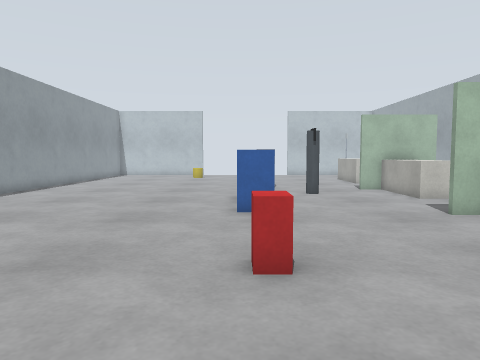
View 1 (above)

20 first-person views from a walk through a Gazebo world. The camera is 0.9 m above the floor, tilts 4° down and sees 70° across. The floor is counted in squares, 0.5 m on a side. Each view is taken from the middle of a square. On the plan, view 1 faces up. The plan holds only what a view shows up to about 17 squares ahead; the rest is blank.

View 2
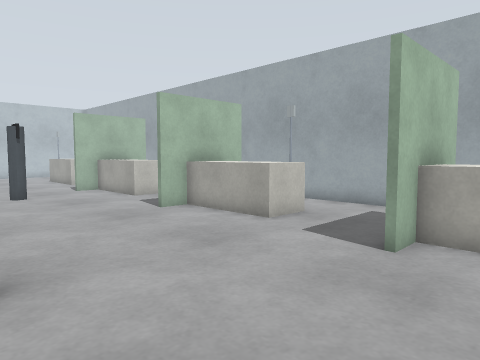

View 3
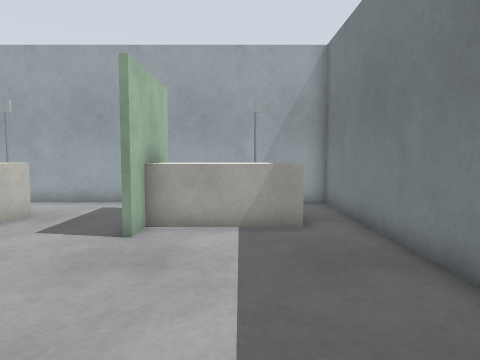

View 4
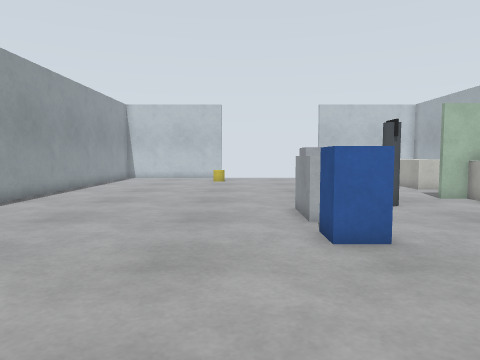

View 5
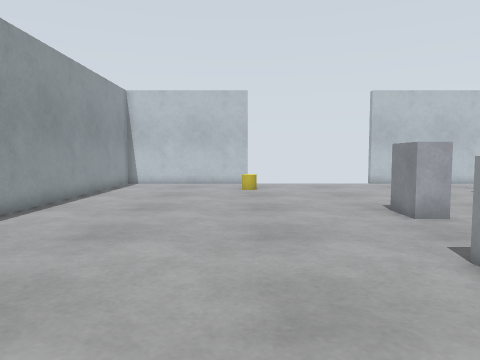

View 6
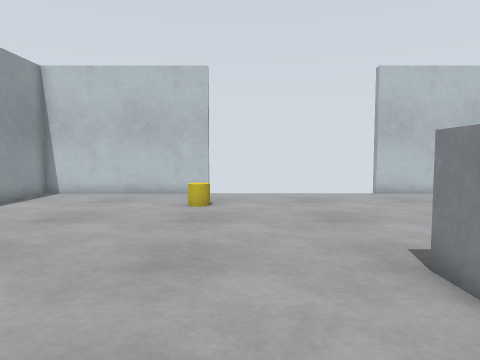

View 7
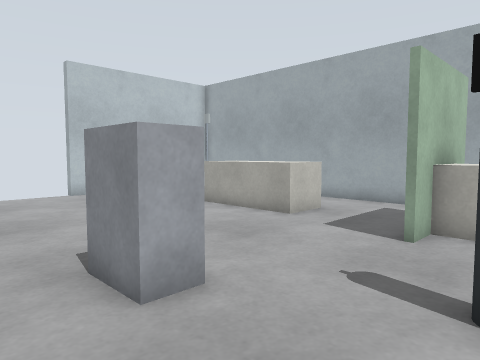

View 8
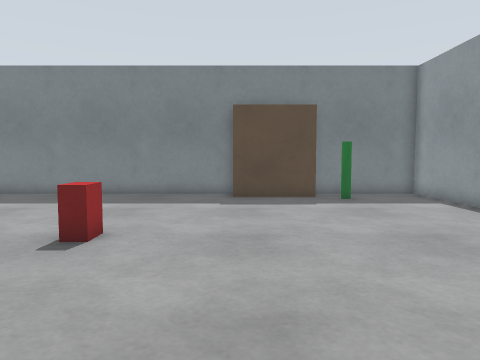

View 9
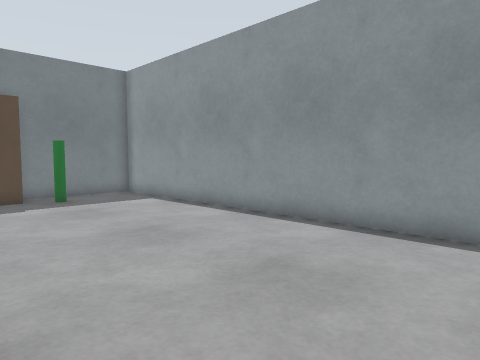

View 10
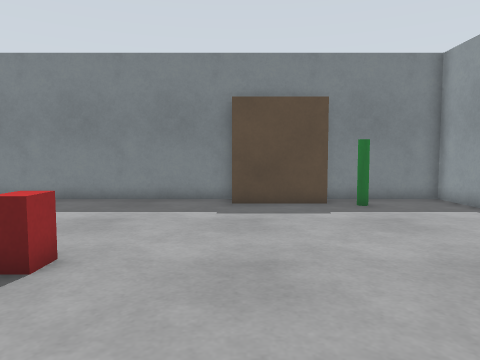

View 11
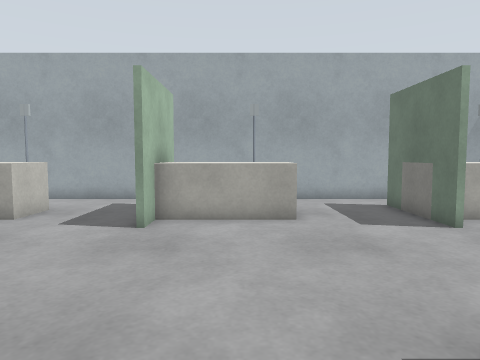

View 12
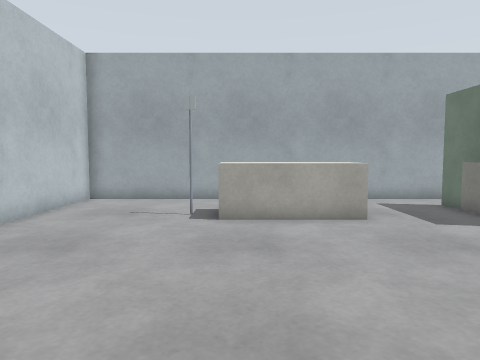

View 13
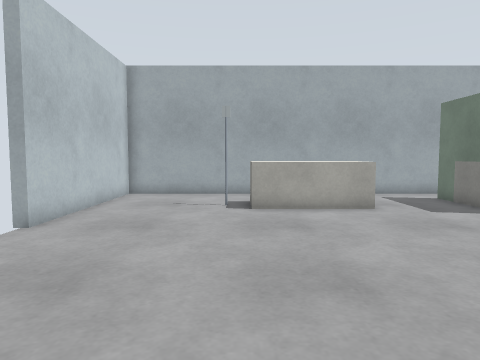

View 14
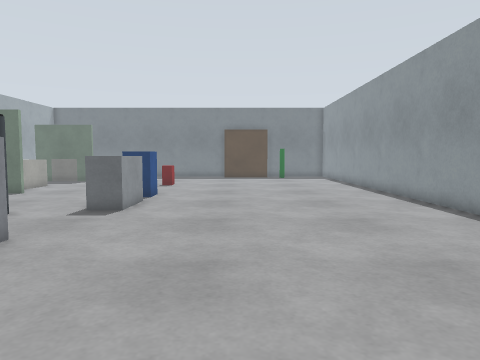

View 15
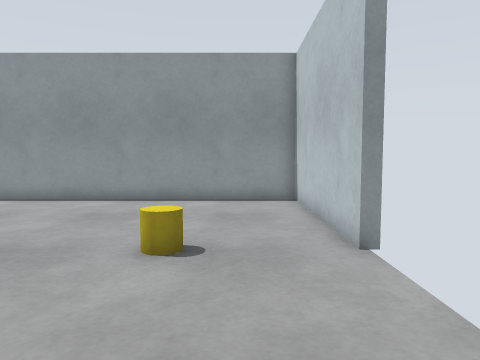

View 16
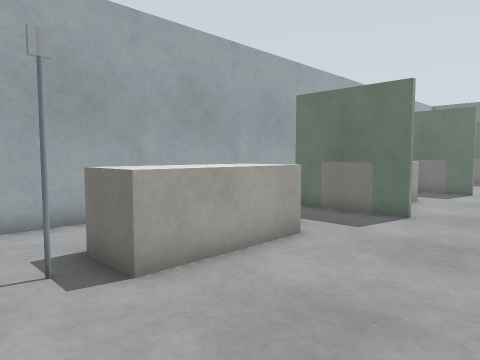

View 17
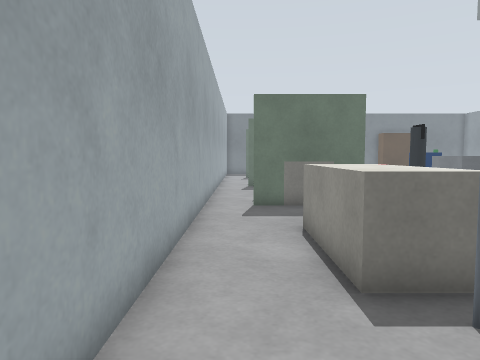

View 18
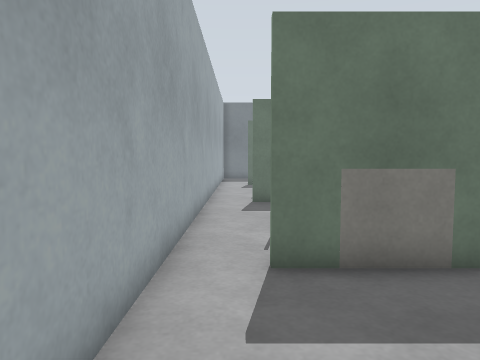

View 19
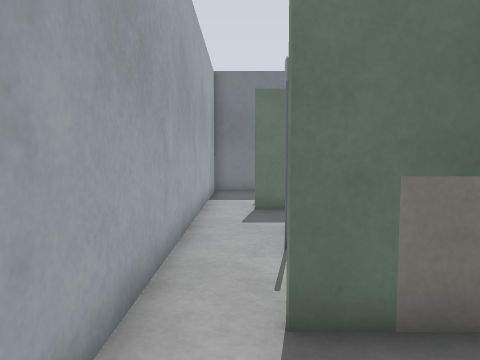

View 20
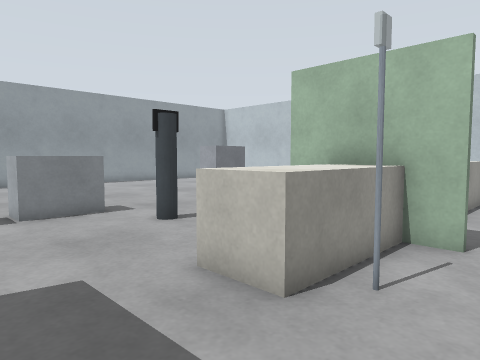

### Floor plan
Points are (right, up) in squares from view 1. A wall is a line through its corners. A room is listed if a view was taken in it or the views show most of it. See-through windows are left out.
Room 1 (views 1, 2, 3, 4, 5, 6, 7, 8, 9, 10, 11, 12, 13, 14, 15, 16, 17, 18, 19, 20)
walls: (6.4, 18.6) (7.6, 18.6); (6.4, 10.6) (7.5, 10.6); (7.6, 18.4) (6.5, 18.4); (7.5, 10.4) (6.5, 10.4); (9.4, 18.6) (10.5, 18.6); (9.5, 10.6) (10.5, 10.6); (10.6, 18.4) (9.4, 18.4); (10.5, 10.4) (9.4, 10.4); (6.5, 2.6) (7.5, 2.6); (7.5, 2.4) (6.5, 2.4); (9.4, 2.6) (10.5, 2.6); (10.6, 2.4) (9.4, 2.4); (-3.5, 32.8) (-3.5, 32.3) (-11.3, 32.3) (-11.3, -3.3) (-6.5, -3.3); (-2.6, -3.3) (12.3, -3.3) (12.3, 32.3) (4.5, 32.3) (4.5, 32.8)
objects: green pole (-8, -1); cabinet (-6, -3) to (-3, -2); bin (-4, 28) to (-3, 29); red box (0, 5) to (1, 6); blue box (0, 11) to (1, 12); grey box (0, 14) to (1, 15); cart (1, 20) to (2, 21); monitor (3, 16) to (4, 17); bed (8, -1) to (9, 3); bed (8, 7) to (9, 11); bed (8, 15) to (9, 19); bed (8, 23) to (9, 26); other object (8, 28); other object (10, 0); other object (10, 8); other object (10, 16)

Positions as (right, up) in squares from view 1, and headings:
1: (0, 0), facing up
2: (0, 0), facing up-right
3: (-1, 0), facing right
4: (-2, 4), facing up
5: (-4, 10), facing up
6: (-2, 16), facing up
7: (-1, 16), facing up-right
8: (-3, 13), facing down
9: (-3, 13), facing down-left
10: (-3, 11), facing down
11: (-2, 8), facing right
12: (-2, 26), facing right
13: (-4, 27), facing right
14: (-4, 27), facing down
15: (3, 30), facing left
16: (3, 29), facing down-right
17: (11, 31), facing down
18: (11, 24), facing down
19: (11, 14), facing down
20: (12, 11), facing up-left
